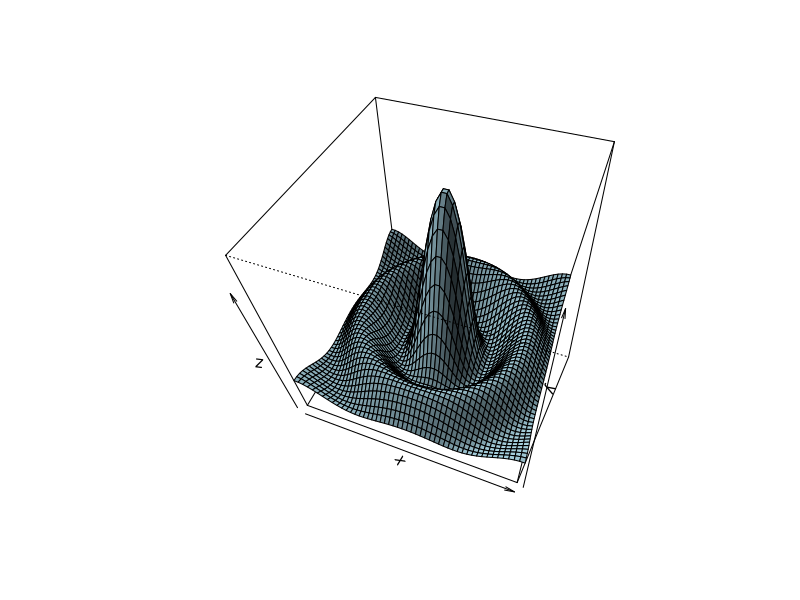

Reproduce this figure in R.
# 2.5 Блоки даних або датафрейми

data1 <- c(101, 102, 103, 104)
data2 <- c("Lviv", "Kyiv", "Kharkiv", NA)
data3 <- c("79000", "01000", "64000", "00000")
data4 <- c(TRUE, FALSE, TRUE, FALSE)

alldata <- data.frame(data1, data2, data3, data4)

names(alldata) <- c("ID", "City", "PostID", "Check")

# 2.6 Списки
x1 <- 1:5
x2 <- c('Monday', 'Tuesday', 'Thursday', 'Wednesday','Friday')
x3 <- c(T, T, F, F, T)
y <- list(daynumber=x1, day=x2, order=x3)

slobozan <- list(
    Kharkivskaobl = list(
        mista = c(
            'Kharkiv' = 1440676,
            'Izum' = 53223,
            'Krasnograd' = 27600,
            'Bohoduxiv' = 17653,
            'Zmijiv' = 16976,
            'Liubotyn' = 25700,
            'Balakliia' = 32117,
            'Lozova' = 71500
            ),
        naselenia = 2560948,
        oblcentr = 'Kharkiv'
    ),
    Sumskaobl = list(
        mista = c(
            'Sumy' = 273984,
            'Okhtyrka' = 49431,
            'Trostianets' = 23370,
            'Konotop' = 93671,
            'Shostka' = 80389
        ),
        naselenia = 1164619,
        oblcentr = 'Sumy'
    ))


# 6.1 Побудова 3d графіка

x <- seq(-10, 10, length.out=50)
y <- x
rotsinc <- function(x, y) {
    sinc <- function(x) { y <- sin(x) / x; y}
    10 * sinc( sqrt(x^2+y^2) )
}
z <- outer(x, y, rotsinc)
persp(x, y, z, theta=20, phi=50, shade=0.3, col="lightblue")